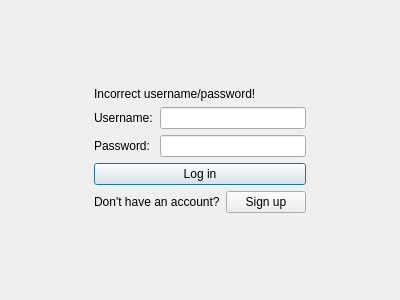
<?xml version="1.0" encoding="UTF-8"?>
<ui version="4.0">
 <class>Login</class>
 <widget class="QDialog" name="Login">
  <property name="geometry">
   <rect>
    <x>0</x>
    <y>0</y>
    <width>400</width>
    <height>300</height>
   </rect>
  </property>
  <property name="windowTitle">
   <string>Dialog</string>
  </property>
  <layout class="QGridLayout" name="gridLayout">
   <item row="3" column="1">
    <spacer name="verticalSpacer_2">
     <property name="orientation">
      <enum>Qt::Vertical</enum>
     </property>
     <property name="sizeHint" stdset="0">
      <size>
       <width>20</width>
       <height>40</height>
      </size>
     </property>
    </spacer>
   </item>
   <item row="2" column="0">
    <spacer name="horizontalSpacer">
     <property name="orientation">
      <enum>Qt::Horizontal</enum>
     </property>
     <property name="sizeHint" stdset="0">
      <size>
       <width>40</width>
       <height>20</height>
      </size>
     </property>
    </spacer>
   </item>
   <item row="2" column="2">
    <spacer name="horizontalSpacer_2">
     <property name="orientation">
      <enum>Qt::Horizontal</enum>
     </property>
     <property name="sizeHint" stdset="0">
      <size>
       <width>40</width>
       <height>20</height>
      </size>
     </property>
    </spacer>
   </item>
   <item row="2" column="1">
    <layout class="QGridLayout" name="gridLayout_3">
     <item row="3" column="0" colspan="2">
      <widget class="QLabel" name="label_noaccount">
       <property name="contextMenuPolicy">
        <enum>Qt::DefaultContextMenu</enum>
       </property>
       <property name="text">
        <string>Don't have an account?</string>
       </property>
       <property name="openExternalLinks">
        <bool>false</bool>
       </property>
      </widget>
     </item>
     <item row="2" column="0" colspan="3">
      <widget class="QPushButton" name="button_login">
       <property name="text">
        <string>Log in</string>
       </property>
      </widget>
     </item>
     <item row="1" column="0">
      <widget class="QLabel" name="label_password">
       <property name="text">
        <string>Password:</string>
       </property>
      </widget>
     </item>
     <item row="3" column="2">
      <widget class="QPushButton" name="button_signup">
       <property name="text">
        <string>Sign up</string>
       </property>
      </widget>
     </item>
     <item row="0" column="0">
      <widget class="QLabel" name="label_username">
       <property name="text">
        <string>Username:</string>
       </property>
      </widget>
     </item>
     <item row="0" column="1" colspan="2">
      <widget class="QLineEdit" name="line_username"/>
     </item>
     <item row="1" column="1" colspan="2">
      <widget class="QLineEdit" name="line_password">
       <property name="echoMode">
        <enum>QLineEdit::Password</enum>
       </property>
      </widget>
     </item>
    </layout>
   </item>
   <item row="0" column="1">
    <spacer name="verticalSpacer">
     <property name="orientation">
      <enum>Qt::Vertical</enum>
     </property>
     <property name="sizeHint" stdset="0">
      <size>
       <width>20</width>
       <height>40</height>
      </size>
     </property>
    </spacer>
   </item>
   <item row="1" column="1">
    <widget class="QLabel" name="label_error">
     <property name="enabled">
      <bool>true</bool>
     </property>
     <property name="text">
      <string>Incorrect username/password!</string>
     </property>
    </widget>
   </item>
  </layout>
 </widget>
 <resources/>
 <connections/>
</ui>
